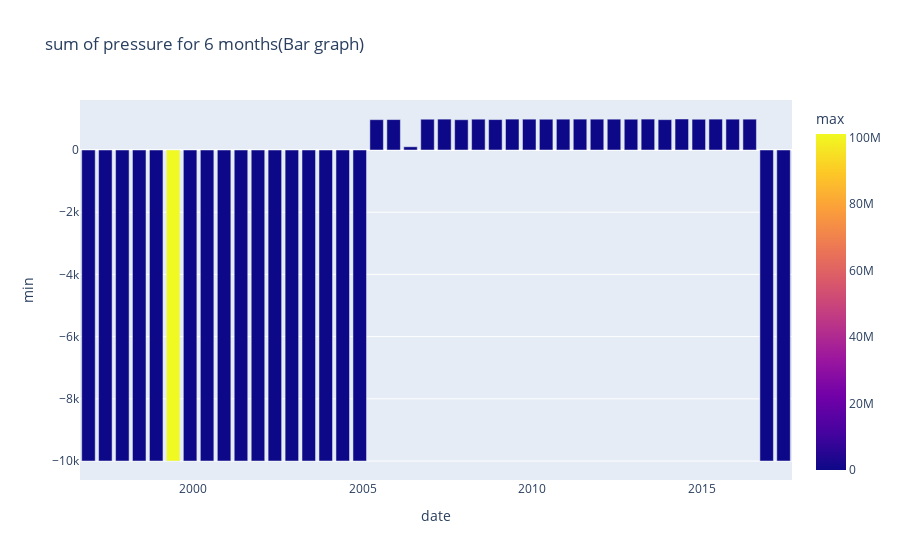

Notebook source saved alongside this figure:
### Code cell
result6=df['Pressure'].resample('6ME').agg(['min','max'])
px.bar(result6,result6.index,'min','max',title="Sum of pressure for 6 months(Bar graph)")

### Figure 1 — Plotly figure (JSON) as saved in the notebook; plotly's stock layout.template omitted (floating-point values rounded to 4 significant figures)
{"data": [{"alignmentgroup": "True", "hovertemplate": "date=%{x}<br>min=%{y}<br>max=%{marker.color}<extra></extra>", "legendgroup": "", "marker": {"color": [1021, 10124, 10045, 11009, 1108, 101061443, 11005, 11020, 10998, 11014, 1801, 10009, 10999, 1025, 11001, 11019, 1021, 1033, 1019, 1024, 1020, 1023, 1021, 1024, 1021, 1026, 1020, 1026, 1019, 1100, 1020, 1022, 1019, 1023, 1020, 1026, 1031, 1027, 1020, 101014, 10065, 1025], "coloraxis": "coloraxis", "pattern": {"shape": ""}}, "name": "", "offsetgroup": "", "orientation": "v", "showlegend": false, "textposition": "auto", "type": "bar", "x": ["1996-11-30T00:00:00", "1997-05-31T00:00:00", "1997-11-30T00:00:00", "1998-05-31T00:00:00", "1998-11-30T00:00:00", "1999-05-31T00:00:00", "1999-11-30T00:00:00", "2000-05-31T00:00:00", "2000-11-30T00:00:00", "2001-05-31T00:00:00", "2001-11-30T00:00:00", "2002-05-31T00:00:00", "2002-11-30T00:00:00", "2003-05-31T00:00:00", "2003-11-30T00:00:00", "2004-05-31T00:00:00", "2004-11-30T00:00:00", "2005-05-31T00:00:00", "2005-11-30T00:00:00", "2006-05-31T00:00:00", "2006-11-30T00:00:00", "2007-05-31T00:00:00", "2007-11-30T00:00:00", "2008-05-31T00:00:00", "2008-11-30T00:00:00", "2009-05-31T00:00:00", "2009-11-30T00:00:00", "2010-05-31T00:00:00", "2010-11-30T00:00:00", "2011-05-31T00:00:00", "2011-11-30T00:00:00", "2012-05-31T00:00:00", "2012-11-30T00:00:00", "2013-05-31T00:00:00", "2013-11-30T00:00:00", "2014-05-31T00:00:00", "2014-11-30T00:00:00", "2015-05-31T00:00:00", "2015-11-30T00:00:00", "2016-05-31T00:00:00", "2016-11-30T00:00:00", "2017-05-31T00:00:00"], "xaxis": "x", "y": [-9999, -9999, -9999, -9999, -9999, -9999, -9999, -9999, -9999, -9999, -9999, -9999, -9999, -9999, -9999, -9999, -9999, 975, 978, 104, 990, 993, 974, 991, 978, 993, 992, 990, 992, 993, 992, 992, 990, 994, 976, 997, 989, 993, 992, 992, -9999, -9999], "yaxis": "y"}], "layout": {"barmode": "relative", "coloraxis": {"colorbar": {"title": {"text": "max"}}, "colorscale": [[0, "#0d0887"], [0.1111, "#46039f"], [0.2222, "#7201a8"], [0.3333, "#9c179e"], [0.4444, "#bd3786"], [0.5556, "#d8576b"], [0.6667, "#ed7953"], [0.7778, "#fb9f3a"], [0.8889, "#fdca26"], [1, "#f0f921"]]}, "legend": {"tracegroupgap": 0}, "title": {"text": "sum of pressure for 6 months(Bar graph)"}, "xaxis": {"anchor": "y", "domain": [0, 1], "title": {"text": "date"}}, "yaxis": {"anchor": "x", "domain": [0, 1], "title": {"text": "min"}}}}
